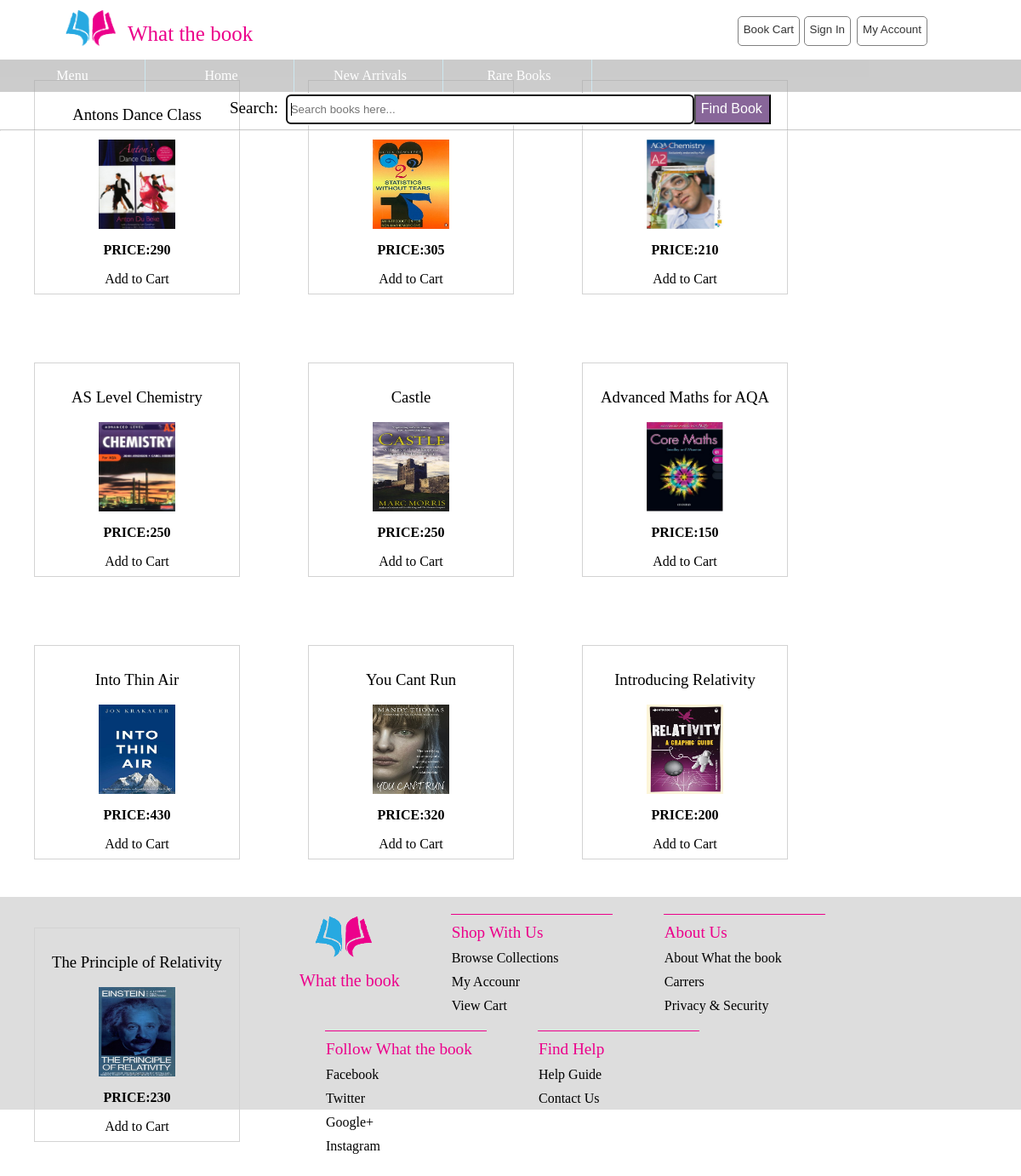
The page /home1.php on the database its author committed.
### tables this page shows
CREATE TABLE `book` (
  `b_id` int(4) NOT NULL,
  `b_nm` varchar(120) DEFAULT NULL,
  `b_subcat` varchar(25) DEFAULT NULL,
  `b_desc` varchar(20000) DEFAULT NULL,
  `b_publisher` varchar(40) DEFAULT NULL,
  `b_edition` varchar(20) DEFAULT NULL,
  `b_isbn` varchar(15) DEFAULT NULL,
  `b_page` int(5) DEFAULT NULL,
  `b_price` int(5) DEFAULT NULL,
  `b_img` longtext,
  `b_pdf` longtext
);

### home_function.php (the view, shortened to what this page needs)
<html>
<head>
		<link rel="stylesheet" href = "assets/css/home1.css" type="text/css" />
</head>
<body>
<?php
require('includes/config.php');
$get_book="select * from book order by RAND() LIMIT 0,10";
$run_book=mysqli_query($conn,$get_book);
while($row_book=mysqli_fetch_assoc($run_book))
{
	$book_name=$row_book['b_nm'];
	$book_price=$row_book['b_price'];
	echo"
	<div id='single_product' class='single_product'>
	<h3>$book_name</h3>
	<a href='detail.php?id=".$row_book['b_id']."'>
	<img src=".$row_book['b_img']." class='book'></a>
		<p><b>PRICE:$book_price</b></p>
		<a href='home.php?add_cart=><button align='center'>Add to Cart</button></a>
		</div>";
}
?>
</body>
</html>

### home1.php (shortened to what this page needs)
<html>
<head>
		<link rel="stylesheet" href = "assets/css/home1.css" type="text/css" />
</head>
<body>
	<?php
		include("includes/header.php");
	?>
	<br><br><br>
	<?php
		include("home_function.php");
	?>
	<?php
		include("includes/footer.php");
	?>
</body>
</html>

### includes/header.php (shortened to what this page needs)
<html>
	<head>
		<link rel="stylesheet" href = "assets/css/header.css" type="text/css" />
	</head>
	<body>
	<header id="header">
		<img src="assets/img/roughedge.png" id="logo"/>
		<p id="title"> What the book </p>
		<a href="signin.php" class="signin"><button id="signin" > Sign In </button></a>
		<button id="account"> My Account </button>
		<button id="cart"> Book Cart </button>
		<nav>
		<ul class="headerul">
		    <a href="#"  ><li> Menu </li></a>
			<a href="#" id="home"><li> Home </li></a>
			<a href="#" id="new" ><li> New Arrivals </li></a>
			<a href="#" id="rare" ><li> Rare Books </li></a>
		</ul>
		</nav>
		<form >
		<label>Search: <input type="text" id="search" placeholder="Search books here..." name="search" autofocus/></label>
		<input type="button" class="find" id="find" value="Find Book ">
		</form>
		<hr>
	</header>
	</body>
</html>

### includes/footer.php (shortened to what this page needs)
<html>
	<head>
		<link rel="stylesheet" href = "assets/css/footer.css" type="text/css" />
	</head>
	<body>
	<footer id="footer">
		<img src="assets/img/roughedge.png" id="flogo"/>
		<p id="ftitle"> What the book </p>
		<ul class=" footerul shopus">
		<li>Shop With Us</li>
		<li>Browse Collections</li>
		<li>My Accounr</li>
		<li>View Cart</li>
	    </ul>
		<ul class="footerul aboutus">
		<li>About Us</li>
		<li>About What the book</li>
		<li>Carrers</li>
		<li>Privacy & Security</li>
	    </ul>
		<ul class="footerul follow">
		<li>Follow What the book</li>
		<li>Facebook</li>
		<li>Twitter</li>
		<li>Google+</li>
		<li>Instagram</li>
	    </ul>
		<ul class="footerul findhelp">
		<li>Find Help</li>
		<li>Help Guide</li>
		<li>Contact Us</li>
	    </ul>
	</footer>
	</body>
</html>

### assets/css/home1.css (style rules this page uses)
.single_product { float:left; padding:10px; border: 1px solid lightgray; border-width: 0.5px; margin:40px; width:220px; height:230px; text-align: center; }
div a { display : inline-block; color : #000; }
.book { width:90px; height:105px; }
.single_product h3 { font-weight :lighter; }

### assets/css/header.css (style rules this page uses)
body { margin : 0px; padding: 0px; }
#logo { display:inline; padding-top : 5px; padding-left : 70px; width : 70px; }
#title { text-align:left; font-family:KoblenzBook; font-size:25px; color:#ec008b; margin :-30px 0 0 150px; }
#header { position: fixed; top: 0; right: 0; left: 0; z-index: 2; background-color : #fff; height: 90px; }
button { display : inline-block; float : right; margin-top:-35px; margin-right : 110px; height : 35px; border-radius : 5px; color : #333; background-color : #fff; padding-bottom : 4px; border : 0.5px solid gray; cursor : pointer; }
#signin { margin-right : 200px; }
#cart { margin-right : 260px; }
nav { margin-top : 10px; background-color:#aaa; opacity: 0.6; width:auto; height : 38px; color : #000; }
.headerul { padding-left:0px; }
.headerul li { list-style : none; display : inline-block; padding : 10px; border-right : 0.1px solid lightblue; text-align : center; width :150px; }
a { text-decoration:none; color: white; }
label { font-weight :lighter; margin-left : 270px; font-size : 19px; }
#search { border-radius : 5px; border-width: 0.5px; margin : 3px 0 0 4px; width : 40%; height : 35px; padding-left : 5px; }
#find { margin : 3px 0 0 -4px; height : 35px; background-color : #869; color : white; width : 90px; font-size : 1em; }
hr { margin-top : -10px; border-style: inset; border-width: 0.5px; opacity : 0.5; }

### assets/css/footer.css (style rules this page uses)
#footer { margin-top : 1000px; background-color : #ddd; height: 250px; }
#flogo { float:left; padding-top : 15px; padding-left : 40px; width : 80px; }
#ftitle { float:left; text-align:left; font-family:KoblenzBook; font-size:20px; color:#ec008b; margin :87px 0 0 -90px; }
.footerul { float : left; display : inline-block; list-style : none; margin : 20px 0 0 60px; border-top : 1px solid #ec008b ; width : 150px; }
.footerul li { padding-top : 10px; margin-left : -39px; }
.footerul li:first-child { color: #ec008b; font-size : 1.2em; }

### rows shown on the page
book: b_nm "Antons Dance Class", b_img (picture), b_price "290"
book: b_img (picture), b_price "305"
book: b_img (picture), b_price "210"
book: b_nm "AS Level Chemistry", b_img (picture), b_price "250"
book: b_nm "Castle", b_img (picture), b_price "250"
book: b_nm "Advanced Maths for AQA", b_img (picture), b_price "150"
book: b_nm "Into Thin Air", b_img (picture), b_price "430"
book: b_nm "You Cant Run", b_img (picture), b_price "320"
book: b_nm "Introducing Relativity", b_img (picture), b_price "200"
book: b_nm "The Principle of Relativity", b_img (picture), b_price "230"
